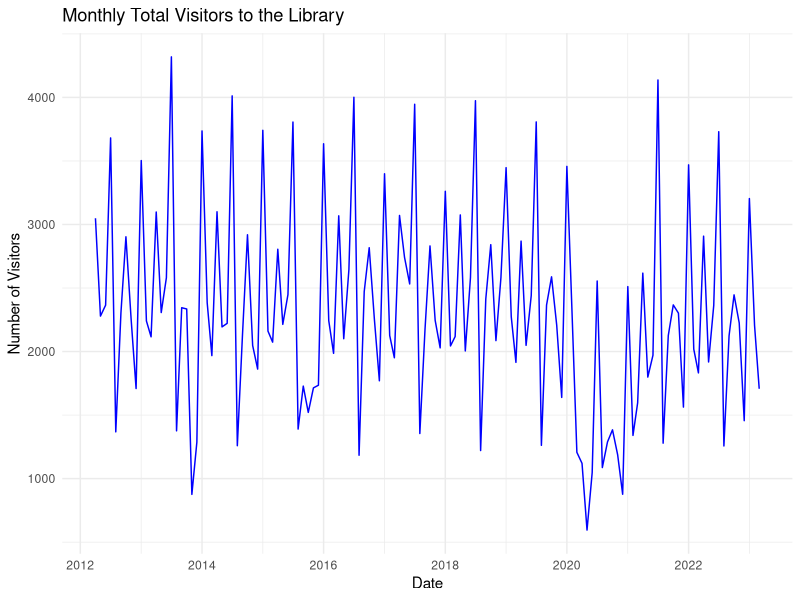
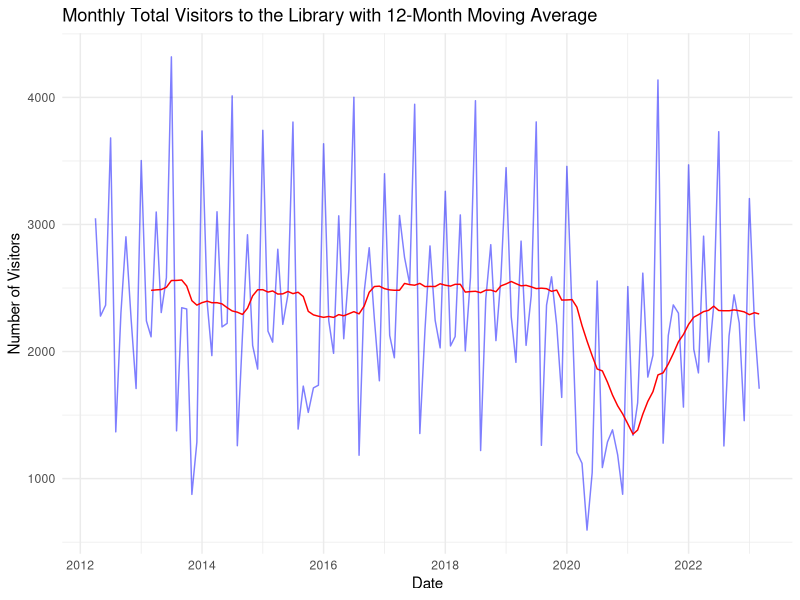
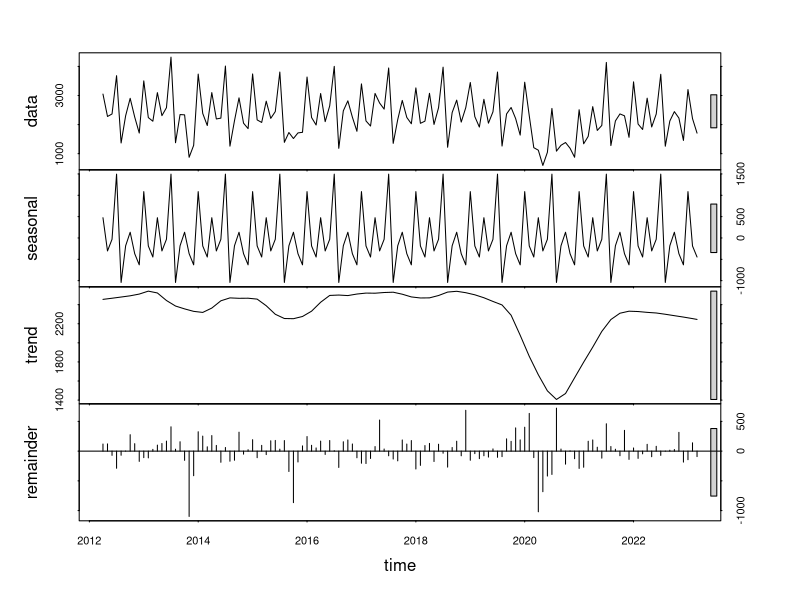

Here is the R script that generated these plots, in order:
install.packages("tidyverse")
install.packages("lubridate")
library(tidyverse)
library(lubridate)

# データの読み込み
data <- read_csv("visitnum.csv")

# 日付の形式でyearとmonthを結合する
data$Date <- make_date(data$year, data$month)

# 最初の数行を確認
head(data)

# パッケージの読み込み
library(ggplot2)

# 全入館者数のみを用いたライングラフの描画
ggplot(data, aes(x = Date, y = all)) + 
  geom_line(colour = "blue") +  # 青色の線で表示
  labs(title = "Monthly Total Visitors to the Library",
       x = "Date", y = "Number of Visitors") +
  theme_minimal()

# パッケージの読み込み
install.packages("zoo")
library(zoo)

# 12ヶ月移動平均の計算
data$MovingAverage <- rollmean(data$all, 12, fill = NA, align = 'right')

# 元の時系列データと移動平均を用いたライングラフの描画
ggplot(data, aes(x = Date)) + 
  geom_line(aes(y = all), colour = "blue", alpha = 0.5) +  # 元のデータ
  geom_line(aes(y = MovingAverage), colour = "red") +  # 移動平均
  labs(title = "Monthly Total Visitors to the Library with 12-Month Moving Average",
       x = "Date", y = "Number of Visitors") +
  theme_minimal()

# パッケージの読み込み
install.packages("tseries")
install.packages("forecast")
library(tseries)
library(forecast)

# 時系列オブジェクトの作成
ts_data <- ts(data$all, start = c(2012, 4), frequency = 12)

# 季節分解 (STL)
decomposed <- stl(ts_data, s.window = "periodic")

# 分解結果のプロット
plot(decomposed)

